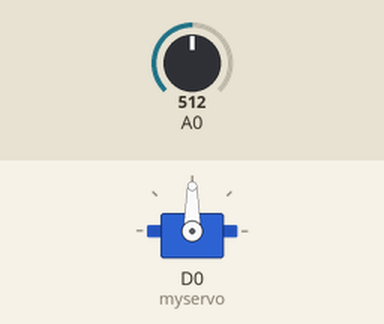
This sketch was run on a simulated ESP8266 (NodeMCU). Shown: servo. Inputs (shaded band) come from the test bench; at power-on: A0 = 512.

Above: at 1.2 s.
1.3 s: A0 set to 716
At 1.7 s:
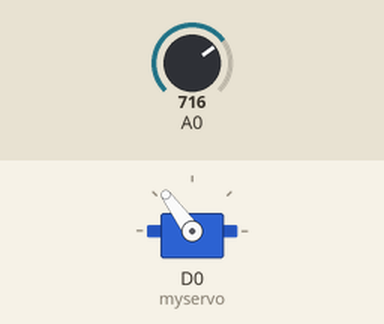
2.8 s: A0 set to 900
At 3.4 s:
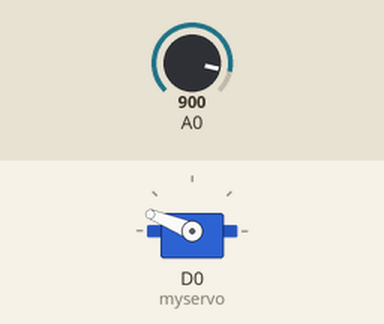
4.3 s: A0 set to 1023
At 5.5 s:
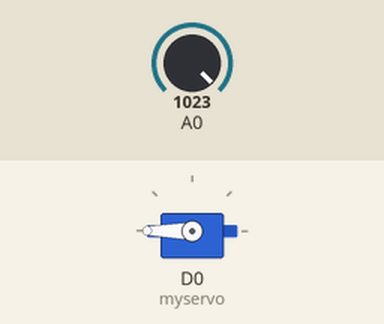
5.8 s: A0 set to 306
At 6.7 s:
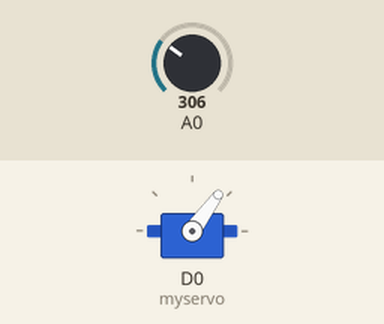
7.3 s: A0 set to 122
At 7.8 s:
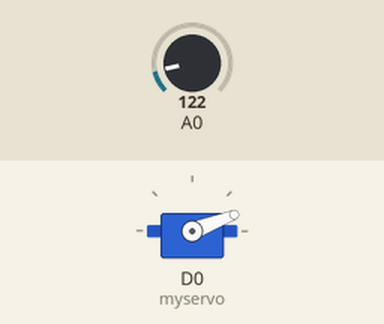
8.8 s: A0 set to 511
At 10.0 s:
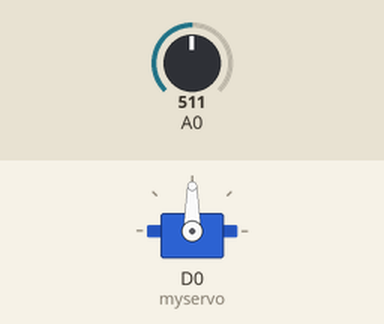
Timing chart, 0 to 11.3 s (numbered marks = the images above; inputs shaded):
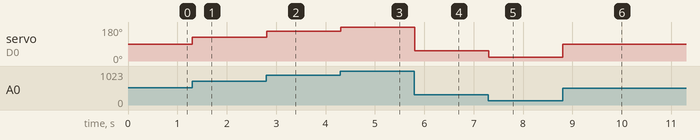

The sketch:

prak.2.1.ino
```cpp
#include <Servo.h>

Servo myservo;

int potVal;

void setup() {
  myservo.attach(D0);
}

void loop() {
  potVal = analogRead(A0);
  potVal = map(potVal, 0, 1023, 0, 180);
  myservo.write(potVal);
  delay(15);
} 
```

Measured:
- after the input at 1.3 s, servo on D0 (myservo): 90° → 126° at once
- after the input at 2.8 s, servo on D0 (myservo): 126° → 158° at once
- after the input at 4.3 s, servo on D0 (myservo): 158° → 180° at once
- after the input at 5.8 s, servo on D0 (myservo): 180° → 54° at once
- after the input at 7.3 s, servo on D0 (myservo): 54° → 21° at once
- after the input at 8.8 s, servo on D0 (myservo): 21° → 90° at once
